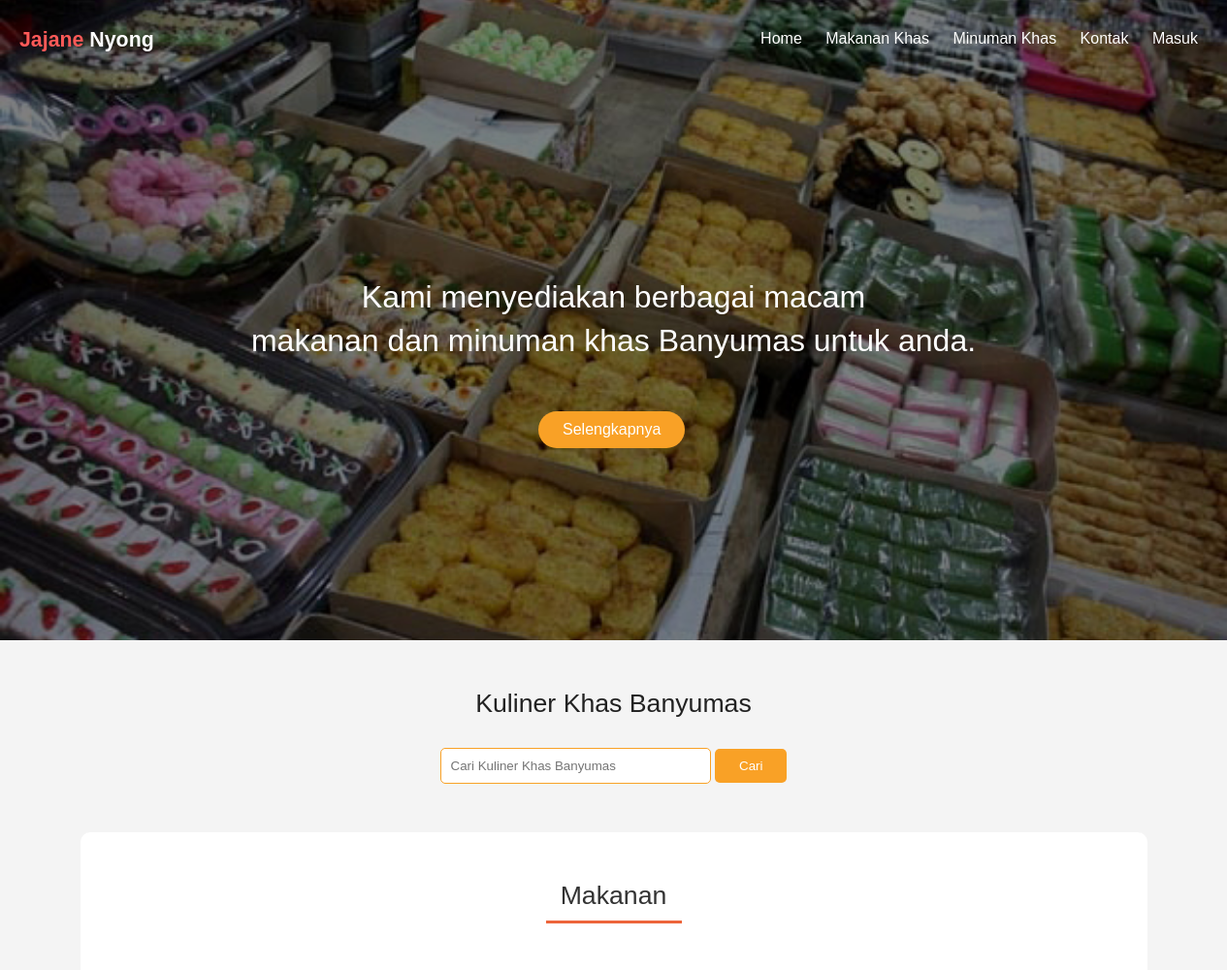
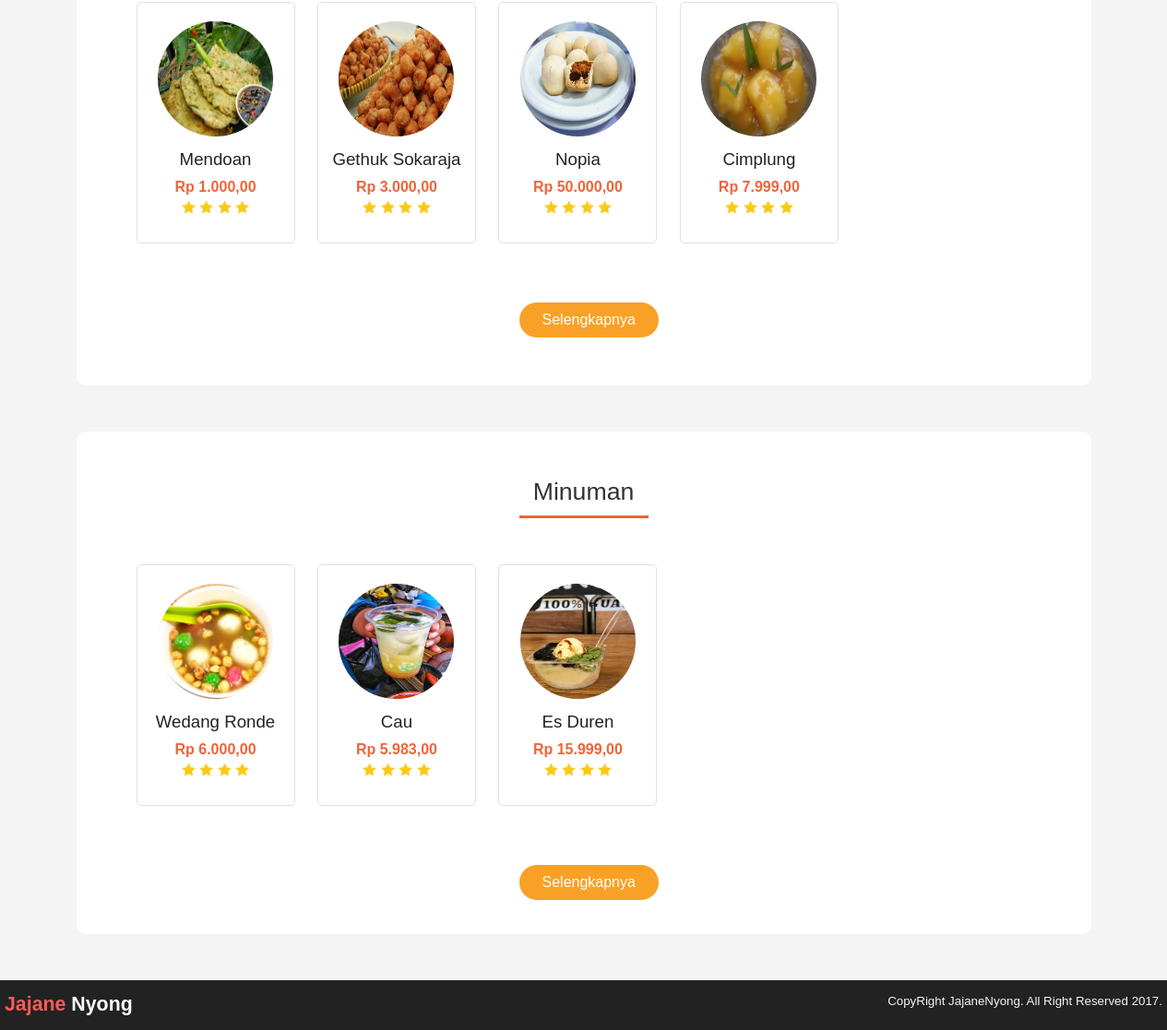
The page / on the database its author committed (2 pictures, top to bottom).
### tables this page shows
CREATE TABLE `kuliner` (
  `id` int(10) NOT NULL,
  `kategori` enum('makanan','minuman') NOT NULL,
  `gambar_kuliner` varchar(255) NOT NULL,
  `deskripsi` text NOT NULL,
  `bahan` text NOT NULL,
  `nama` varchar(50) NOT NULL,
  `harga_rata` int(100) NOT NULL,
  `rating` enum('1','2','3','4','5') NOT NULL
);

### application/controllers/Home.php (called while the page is built, shortened)
<?php
class Home extends CI_Controller {
	public function __construct(){
		$this->load->model('kuliner');
	}
	public function index()
	{
		$d['kuliner_makanan'] = $this->kuliner->getkuliner('makanan');
		$d['kuliner_minuman'] = $this->kuliner->getkuliner('minuman');
		$this->load->view('v_home',$d);
	}
}

### index.php (called while the page is built, shortened)
<?php
require_once BASEPATH.'core/CodeIgniter.php';

### application/models/Kuliner.php (called while the page is built, shortened)
<?php
class Kuliner extends CI_Model {
    public function getkuliner($kategori){
        $this->db->where('kategori',$kategori);
        $query = $this->db->get('kuliner',10);
        return $query->result_array();
    }
}
?>

### application/views/v_home.php (the view, shortened to what this page needs)
<!DOCTYPE html>
<html>
<head>
	<link rel="stylesheet" type="text/css" href="<?php echo base_url()?>assets/css/style.css">
</head>
<body>
<div id="header">
	<div class="center">
		<div class="logo"><h1><span>Jajane</span> Nyong</h1></div>
		<div class="menu">
			<ul>
				<li><a href="beranda.php">Home</a></li>
				<li><a href="makananKhas.php">Makanan Khas</a></li>
				<li><a href="beranda.php">Minuman Khas</a></li>
				<li><a href="beranda.php">Kontak</a></li>
				<li><a href="beranda.php">Masuk</a></li>
			</ul>
		</div>
	</div>
	<div class="center" style="padding-bottom: 10px;">
		<div class="title">
			Kami menyediakan berbagai macam<br/>makanan dan minuman khas Banyumas untuk anda.
		</div>
		<a href="#" class="btn">Selengkapnya</a>
	</div>
</div>
<div id="kuliner">
	<div class="title">Kuliner Khas Banyumas</div>
		<form action="" method="post" style="text-align: center;">
			<input type="text" name="search" size="30" class="search" placeholder="Cari Kuliner Khas Banyumas" />
			<input type="submit" name="submit" value="Cari" class="cari" />
		</form>
	<div class="center" style="padding-bottom: 140px;">
		<div class="makanan">Makanan</div>
		<div class="makanan-list">
			<?php foreach ($kuliner_makanan as $value) { ?>
			<div class="makanan-box">
				<img src="assets/img/kuliner/<?php echo $value['gambar_kuliner'] ?>" class="img">
				<div class="makanan-title"><a href="<?php echo base_url()."home/kuliner/".$value['id'] ?>"><?php echo substr($value['nama'], 0, 15) ?></a></div>
				<div class="makanan-harga"><?php echo "Rp " . number_format($value['harga_rata'],2,',','.')?></div>
				<div class="makanan-bintang">
					<img src="assets/img/bintang.png" class="makanan-ranting">
					<img src="assets/img/bintang.png" class="makanan-ranting">
					<img src="assets/img/bintang.png" class="makanan-ranting">
					<img src="assets/img/bintang.png" class="makanan-ranting">
				</div>
			</div>
			<?php } ?>
		</div>
		<a href="#" class="btn">Selengkapnya</a>
	</div>
	<div class="center">
		<div class="makanan">Minuman</div>
		<div class="makanan-list">
			<?php foreach ($kuliner_minuman as $value) { ?>
			<div class="makanan-box">
				<img src="assets/img/kuliner/<?php echo $value['gambar_kuliner'] ?>" class="img">
				<div class="makanan-title"><a href="<?php echo base_url()."home/kuliner/".$value['id'] ?>"><?php echo substr($value['nama'], 0, 15) ?></a></div>
				<div class="makanan-harga"><?php echo "Rp " . number_format($value['harga_rata'],2,',','.')?></div>
				<div class="makanan-bintang">
					<img src="assets/img/bintang.png" class="makanan-ranting">
					<img src="assets/img/bintang.png" class="makanan-ranting">
					<img src="assets/img/bintang.png" class="makanan-ranting">
					<img src="assets/img/bintang.png" class="makanan-ranting">
				</div>
			</div>
			<?php } ?>
		</div>
		<a href="#" class="btn">Selengkapnya</a>
	</div>
	</div>
<div id="footer">
	<div class="center">
		<div class="logo"><h1><span>Jajane</span> Nyong</h1></div>
		<div class="cp">CopyRight JajaneNyong. All Right Reserved 2017.</div>
	</div>
</div>
</body>
</html>

### assets/css/style.css (style rules this page uses)
body { margin: 0; padding: 0; font-family: sans-serif; }
.center { width: 1255px; overflow: hidden; margin: auto; }
#header { height: 660px; padding: 0; margin: 0; background-image: url(../img/header.jpg); background-position: center; background-size: cover; }
#header .logo { float: left; padding: 15px; }
#header .logo h1 { font-size: 16pt; color: #fff; }
#header .logo span { font-weight: bold; color: #ff5a58; }
#header .menu { float: right; padding: 15px; }
#header .menu ul { padding: 0px; }
#header .menu ul li { margin: 0 10px; display: inline-block; list-style: none; color: #fff; }
#header .menu ul li a { text-decoration: none; color: #fff; font-size: 12pt; }
#header .title { font-size: 24pt; color: #fff; line-height: 45px; text-align: center; padding-top: 200px; }
#header .btn { border-radius: 25px; background-color: #f9a126; margin: 50px 550px; text-decoration: none; color: #fff; padding: 10px 25px; position: absolute; }
#kuliner { padding: 0; margin: 0; overflow: hidden; background-color: #f4f4f4; }
#kuliner .center { width: 1100px; overflow: hidden; background-color: #fff; border-radius: 10px; margin: 50px auto; padding-bottom: 125px; }
#kuliner .title { text-align: center; font-size: 20pt; color: #222; padding: 50px; padding-bottom: 25px; }
#kuliner .makanan { width: 140px; margin: auto; text-align: center; border-bottom: 3px solid rgb(237, 101, 59); font-size: 20pt; color: #333; padding-top: 50px; padding-bottom: 10px; }
#kuliner .search { padding: 10px; margin-top: 5px; border-radius: 5px; border: 1px solid #f9a126; }
#kuliner .cari { padding: 10px 25px; background-color: #f9a126; border: none; border-radius: 5px; color: #fff; }
#kuliner .makanan-list { width: 990px; margin: 50px auto; margin-bottom: 0; }
#kuliner .makanan-box { width: 170px; overflow: hidden; min-height: 240px; margin: 10px; padding-top: 20px; margin-top: 0; text-align: center; display: inline-block; border: 1px solid #e1e1e1; border-radius: 5px; }
#kuliner .makanan-box .img { width: 125px; height: 125px; margin: 0px auto 10px auto; border-radius: 50%; margin }
#kuliner .makanan-title a { font-size: 14pt; padding: 15px; color: #222; text-decoration: none; margin:5px 0px 5px 0px; }
#kuliner .makanan-harga { font-size: 12pt; font-weight: bold; color: #ed653b; margin-top: 10px; }
#kuliner .makanan-bintang { width: 150px; margin: auto; padding: 5px; }
#kuliner .makanan-ranting { width: 15px; height: 15px; }
#kuliner .btn { border-radius: 25px; background-color: #f9a126; margin: 50px 480px; text-decoration: none; color: #fff; padding: 10px 25px; position: absolute; }
#footer { padding: 0; margin: 0; background-color: #222; }
#footer .logo h1 { font-size: 16pt; color: #fff; float: left; }
#footer .logo span { font-weight: bold; color: #ff5a58; }
#footer .cp { float: right; font-size: 10pt; color: #f4f4f4; margin-top: 15px; }

### rows shown on the page
kuliner: gambar_kuliner (picture), nama "Mendoan", harga_rata "1.000,00"
kuliner: gambar_kuliner (picture), nama "Gethuk Sokaraja", harga_rata "3.000,00"
kuliner: gambar_kuliner (picture), nama "Nopia", harga_rata "50.000,00"
kuliner: gambar_kuliner (picture), nama "Cimplung", harga_rata "7.999,00"
kuliner: gambar_kuliner (picture), nama "Wedang Ronde", harga_rata "6.000,00"
kuliner: gambar_kuliner (picture), nama "Cau", harga_rata "5.983,00"
kuliner: gambar_kuliner (picture), nama "Es Duren", harga_rata "15.999,00"
